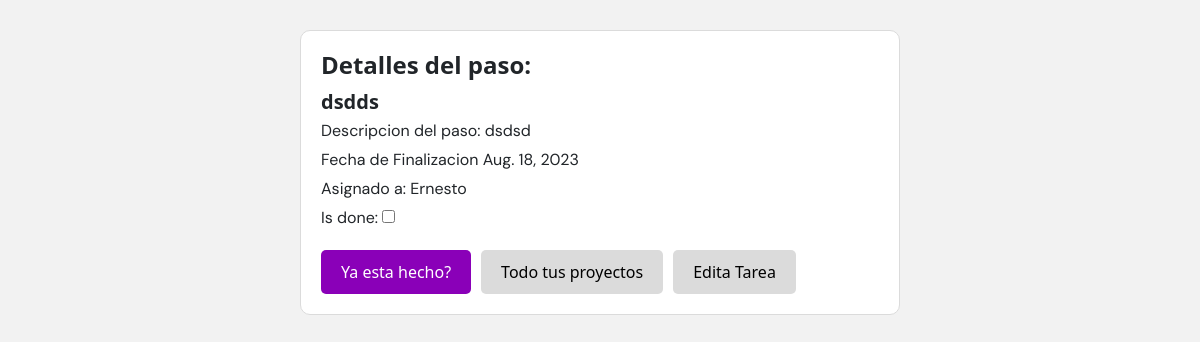
Page /step/112/ on the committed database.
### home/models.py (models this page shows, shortened)
class Step(models.Model):
    project = models.ForeignKey(Project, on_delete=models.CASCADE)
    name = models.CharField(max_length=100)
    description = models.TextField()
    due_date = models.DateField(null=True, blank=True)
    is_done = models.BooleanField(default=False)
    assigned_to = models.CharField(max_length=100)
    file = models.FileField(upload_to="static/steps/", null=True, blank=True)

### home/views.py (the view)
# urls.py: path("step/<int:step_id>/", views.step_details, name="step_details"),
def step_details(request, step_id):
    context = {}
    step = get_object_or_404(Step, id=step_id)
    project_id = step.project.id
    step_done_form = StepDoneForm(instance=step)
    if request.method == "POST":
        if "step_done_form" in request.POST:
            step_done_form = StepDoneForm(request.POST, instance=step)
            if step_done_form.is_valid():
                step_done_form.save()
                return redirect("project_details", project_id=project_id)
    context["step"] = step
    context["step_done_form"] = step_done_form
    context["project_id"] = project_id  # Pass the project ID to the template
    return render(request, "step_details.html", context)

### home/forms.py
class StepDoneForm(forms.ModelForm):
    class Meta:
        model = Step
        fields = ["is_done"]

### home/templates/step_details.html (shortened to what this page needs)
{% extends 'base.html' %}
{% block content %}
<div class="container step-details-container">
    <div id="step_details">
        <h1>Detalles del paso:</h1>
        <h2>{{ step.name }}</h2>
        <p>Descripcion del paso: {{ step.description }}</p>
        <p>Fecha de Finalizacion {{ step.due_date }}</p>
        <p>Asignado a: {{ step.assigned_to }}</p>
        <form method="post">
            {{ step_done_form.as_p }}
            <div class="buttons-div">
                <input type="submit" name="step_done_form" value="Ya esta hecho?" class="btn btn-primary">
                <a href="{% url 'home' %}" class="btn btn-secondary">Todo tus proyectos</a>
                <a href="{% url 'edit_step' step.id %}" class="btn btn-secondary">Edita Tarea</a>
            </div>
        </form>
    </div>
</div>
{% endblock %}

### home/templates/base.html (style rules this page uses)
p { font-family: 'DM Sans', sans-serif; }

### home/templates/step_details.html (style rules this page uses)
body { background-color: #f2f2f2; margin: 0; padding: 0; }
.container { max-width: 600px; margin: 30px auto; padding: 20px; }
.step-details-container { background-color: #fff; border: 1px solid #dbdbdb; padding: 20px; border-radius: 10px; margin-bottom: 20px; }
h1 { font-size: 24px; font-weight: bold; margin-bottom: 10px; }
h2 { font-size: 20px; font-weight: bold; margin-bottom: 5px; }
p { margin-bottom: 5px; }
.btn { padding: 10px 20px; border-radius: 5px; cursor: pointer; }
.btn-primary { background-color: #8a00b8; color: #ffffff; border: none; }
.btn-secondary { background-color: #dbdbdb; color: #000; border: none; }
.buttons-div { display: flex; gap: 10px; margin-top: 20px; }

### rows in the picture
Step: name "dsdds", description "dsdsd", due_date "Aug. 18, 2023", assigned_to "Ernesto"
